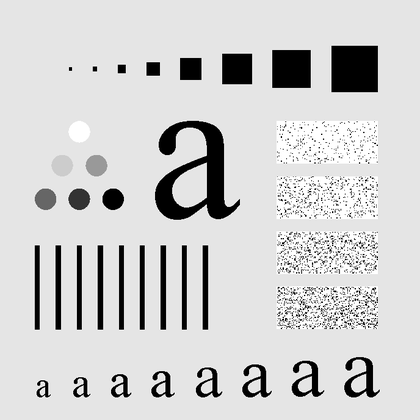
%> input picture filtering_in_frequency_domain/8_ideal_filter_ringing_effect/Fig0441(a)(characters_test_pattern).tif, 420 x 420 px, shrunk from 688 x 688 before the run
$ octave ideal_filter_ringing_effect.m   (GNU Octave 9; MATLAB toolbox functions it lacks are replaced by stand-ins)
%> lines starting %> are read from the running program, lines starting %| are printed output that depends on the picture; in (x1, y1, x2, y2) boxes, pixels count from 0 and x2, y2 are one past the last pixel; in counts of white or black regions, pixels touching at a corner belong together; the program's own positions count from 1

%ringing effect caused by an ideal low-pass filter
f=imread('Fig0441(a)(characters_test_pattern).tif');
%> f is the input picture: size 420x420 uint8; min 0, max 255, mean 207.2

[q,w]=size(f);
%> q = 420; w = 420
M=2*q;N=2*w;
%> after `M=2*q`: M = 840
%> after `N=2*w`: N = 840


%%%%%%%meshgrid%%%%%%%%
u=0:1:M-1;
%> u = 840 values from 0 to 839
idx=find(u>M/2);
%> idx = 419 values from 422 to 840
v=0:1:N-1;
%> v = 840 values from 0 to 839
idy=find(v>N/2);
%> idy = 419 values from 422 to 840

u(idx)=u(idx)-M;
v(idy)=v(idy)-N;

[V,U]=meshgrid(v,u);

D=hypot(U,V);
H=D;
D0=160;% try the values:10,30,60,160,460.

%%%%% Low-Pass filter%%%%%%
for u=1:1:M
    for v=1:1:N
        if D(u,v)<=D0;
            H(u,v)=1;
        else
            H(u,v)=0;
        end
    end
end
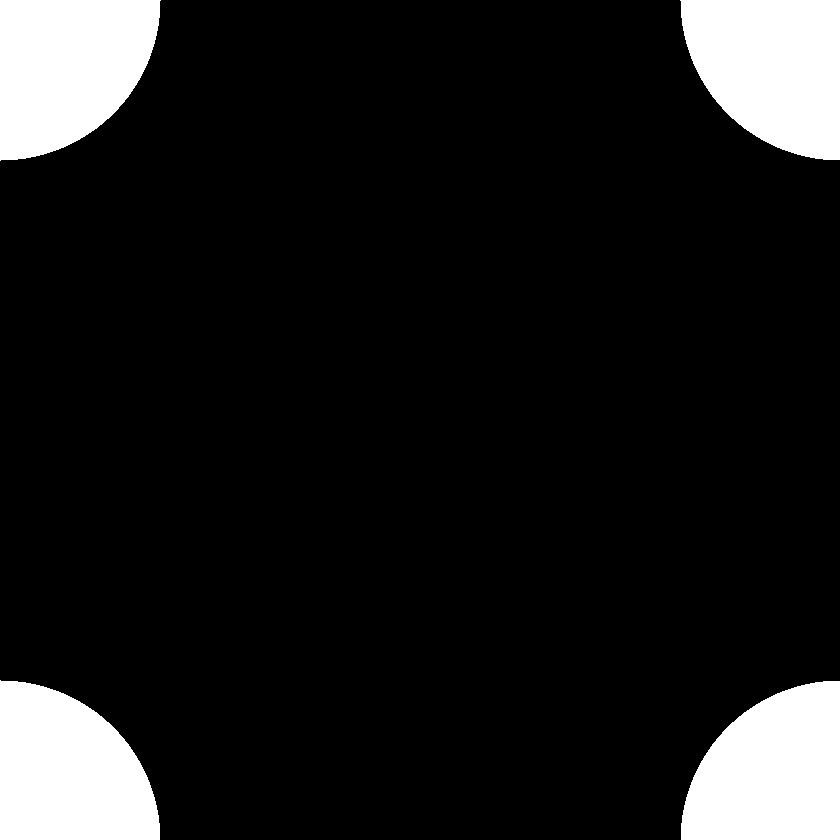
%> H: size 840x840 double; values 0 (black) and 1 (white), 11.4% white; 4 white regions, box (x1, y1, x2, y2) and area: (0, 0, 161, 161) 20256, (680, 0, 840, 160) 20095, (0, 680, 160, 840) 20095, (681, 681, 840, 840) 19935


%%
 D0=80;
 H=exp(-(D.^2)./(2*(D0^2)));
%%
h=fftshift(ifft2(H));
mesh(h(1:15:end,1:15:end))
shading interp
colormap([0 0 0])
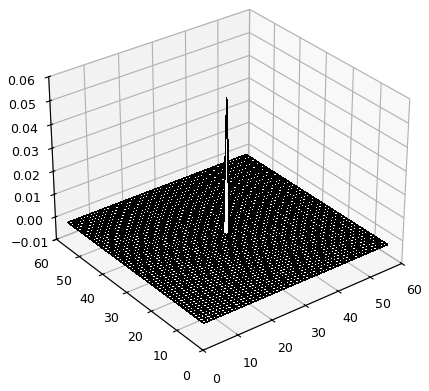
%> figure redrawn from the program's plot data
F=fft2(f,M,N);
G=H.*F;

g=ifft2(G);
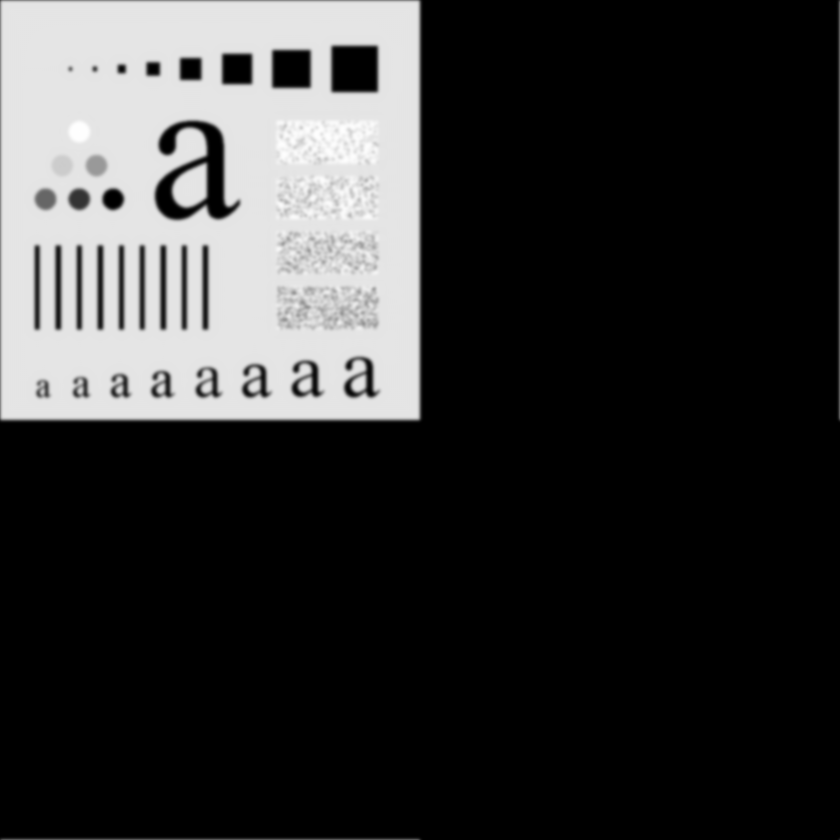
%> g: size 840x840 double; min -1.79e-06, max 255, mean 51.8; drawn with min black and max white
g=g(1:q,1:w);
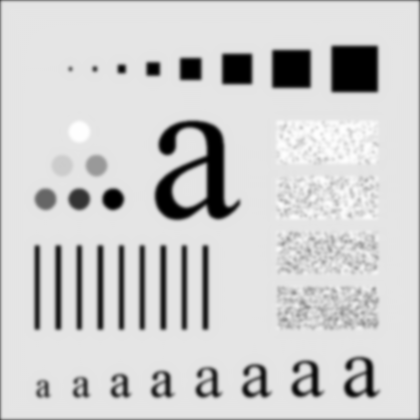
%> g: size 420x420 double; min -1.69e-06, max 255, mean 205.7; drawn with min black and max white
figure,
imshowpair(f,g,'montage')
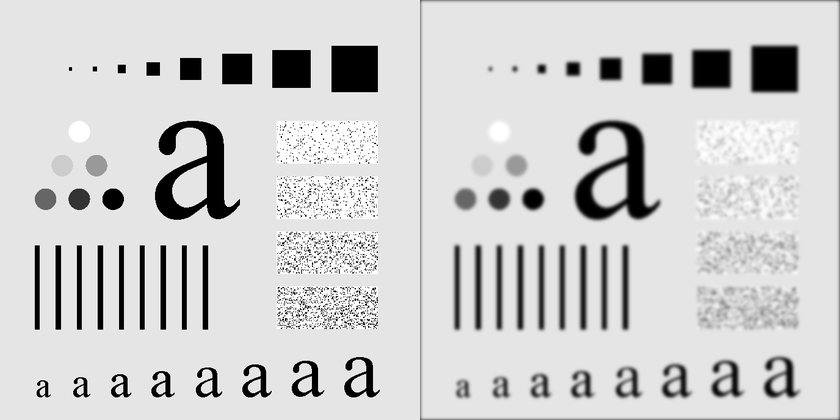
%> displayed picture: size 420x840, on the screen's scale of 0 to 255; min 0, max 255, mean 206.5
